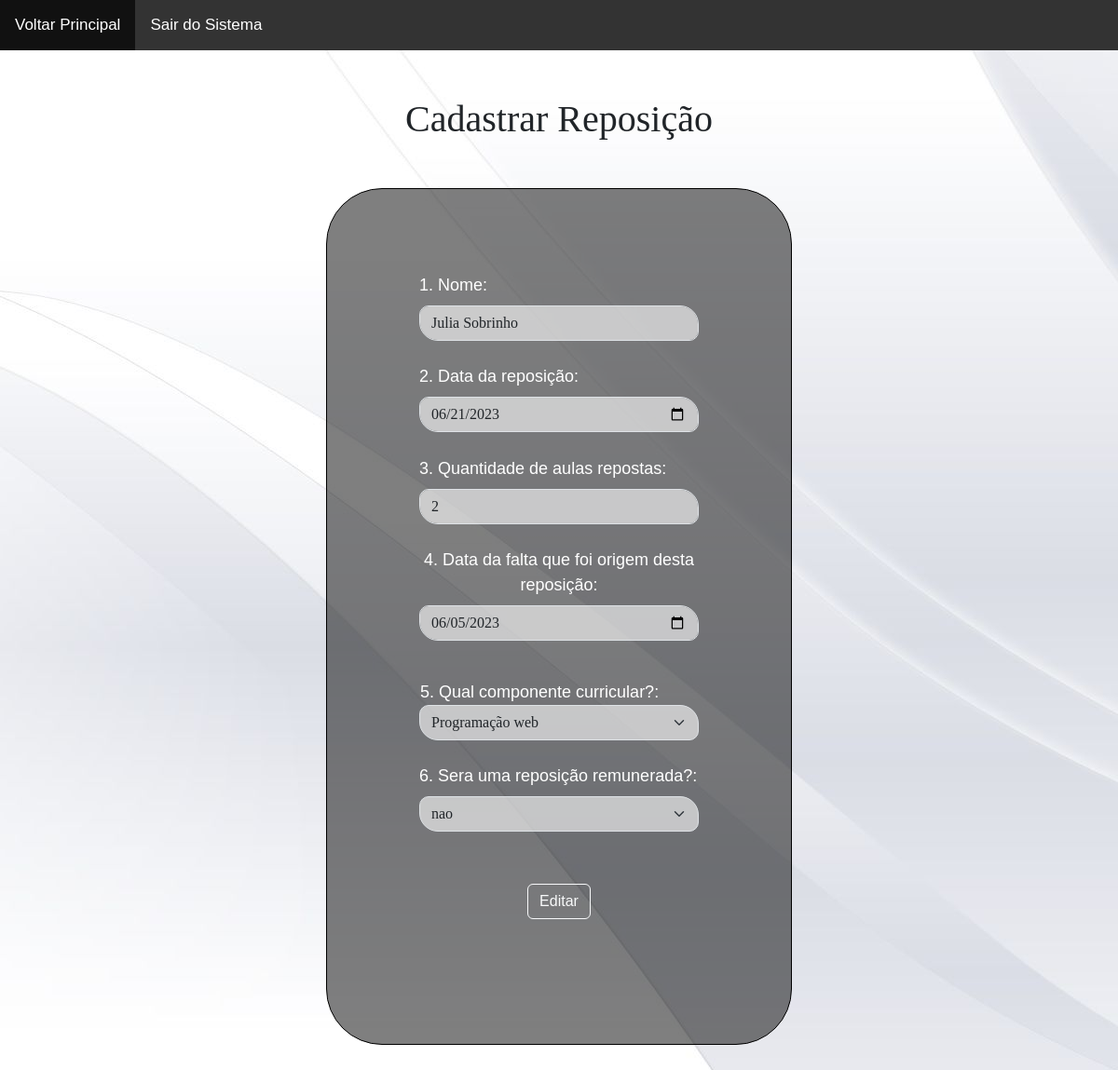
/edit_rep.php?rep_cod=7, run on the app's committed database.
### tables this page shows
CREATE TABLE `rep` (
  `rep_cod` int(11) NOT NULL,
  `rep_nome` varchar(50) DEFAULT NULL,
  `rep_dta_rep` date DEFAULT NULL,
  `rep_qtde` int(2) DEFAULT NULL,
  `rep_dta_falt` date DEFAULT NULL,
  `rep_mat` varchar(50) DEFAULT NULL,
  `rep_remu` varchar(3) DEFAULT NULL
);

### edit_rep.php (the view, shortened to what this page needs)
<?php
	include_once ("conexao.php");
	$rep_cod = filter_input(INPUT_GET, 'rep_cod', FILTER_SANITIZE_NUMBER_INT);
	$sql = "SELECT * FROM rep WHERE rep_cod = '$rep_cod'";
	$comando = mysqli_query($conn, $sql);
	$row_rep = mysqli_fetch_assoc($comando);
?>
<!DOCTYPE html>
<html lang="pt-br">
	<head>
		<link href="https://cdn.jsdelivr.net/npm/bootstrap@5.3.0/dist/css/bootstrap.min.css" rel="stylesheet">
	</head>
	<body>
	<ul>
		<li><a href = "principal.php">Voltar Principal</a></li>
		<li><a href = "sair.php">Sair do Sistema</a></li>
	</ul>
		<center><h1>Cadastrar  Reposição</h1>
<div class="form1">
			<form method ="POST" id="form_1" action="proc_edit_rep.php">
				<div class="alinhar">
				 <div class="label">
					<div class="mb-3">
					<label for="formGroupExampleInput" class="form-label">1. Nome: </label>
						<input type="text" name="nome" class="form-control" id="formGroupExampleInput" required placeholder="Nome do professor" value="<?php echo $row_rep['rep_nome']; ?>"><br>
						<label for="formGroupExampleInput" class="form-label">2. Data da reposição: </label>
						<input type="date" name="dta_rep" class="form-control" id="formGroupExampleInput" required placeholder="" value="<?php echo $row_rep['rep_dta_rep']; ?>"><br>
						<label for="formGroupExampleInput" class="form-label">3. Quantidade de aulas  repostas: </label>
						<input type="number" name="aula" class="form-control" id="formGroupExampleInput" required placeholder="" value="<?php echo $row_rep['rep_qtde']; ?>"><br>
						<label for="formGroupExampleInput" class="form-label">4. Data da falta que foi origem desta reposição: </label>
						<input type="date" name="dta_falt" class="form-control" id="formGroupExampleInput" value="<?php echo $row_rep['rep_dta_falt']; ?>" ><br>
				</div>
				</div>
				<?php
					$sql = "SELECT nome FROM materia";
					$resultado = mysqli_query($conn,$sql) or die(mysql_error()."<br>Erro ao executar a inserção dos dados");
					if (mysqli_num_rows($resultado)!=0)
					{
						echo "<div class='label2'> <label id='ajust'> 5. Qual componente curricular?:  </label></div>";
						echo '<div class="cb_sql"><select class="form-select" aria-label="Default select example" name="materia" id="formGroupExampleInput">
						<option value=" " selected="selected">'. $row_rep['rep_mat'] .'</option></div>';
					}
				?><br>
					<div class='label2'>
						<label for="formGroupExampleInput" class="form-label">6. Sera uma reposição remunerada?: </label>
					</div>
					<div class="cb_sql">
					<select class="form-select" aria-label="Default select example" name="remunerada" id="formGroupExampleInput">
					</div>
						<option value="<?php echo $row_rep['rep_remu']; ?>"><?php echo $row_rep['rep_remu']; ?></option>
					</select><br>
					<div class="botao">
						<input type="submit" class="btn btn-outline-light" value="Editar">
					</div>
				</div>
			</form>
		</div>
</body>
</html>

### edit_rep.php (style rules this page uses)
* { box-sizing: border-box; margin: 0; padding: 0; }
body, html { width: 100%; }
body { background-color: beige; font-family: Arial, Helvetica, sans-serif; font-size:17px; background-image: url("f_ca ad.jpg"); }
label { font-size:18px; float:left; }
#ajust { margin-left: 100px; }
ul { list-style-type: none; margin: 0; padding: 0; overflow: hidden; background-color: #333; }
li { float: left; }
li a { display: block; color: white; text-align: center; padding: 14px 16px; text-decoration: none; }
.cb_sql { width: 300px; }
.label { width: 300px; margin-top:30px; color:white; }
.label2 { color:white; }
#formGroupExampleInput { border-radius: 10px 20px; background-color:rgba(255, 255, 255, 0.6); font-family:arial black; }
.form1 { width:800px; margin-top: 50px; }
h1 { margin-top:50px; text-align:center; font-family:Arial black; }
#form_1 { border-radius: 60px 60px; border: 1px solid black; width: 500px; height: 920px; margin-bottom:50px; background-color:rgba(0, 0, 0, 0.5); }
.botao { margin-bottom: 30px; margin-top: 30px; }
.alinhar { margin-top:90px; }

### data on the page
rep: nome "Julia Sobrinho", dta_rep "06/21/2023", aula "2", dta_falt "06/05/2023", materia "Programação web", remunerada "nao"
